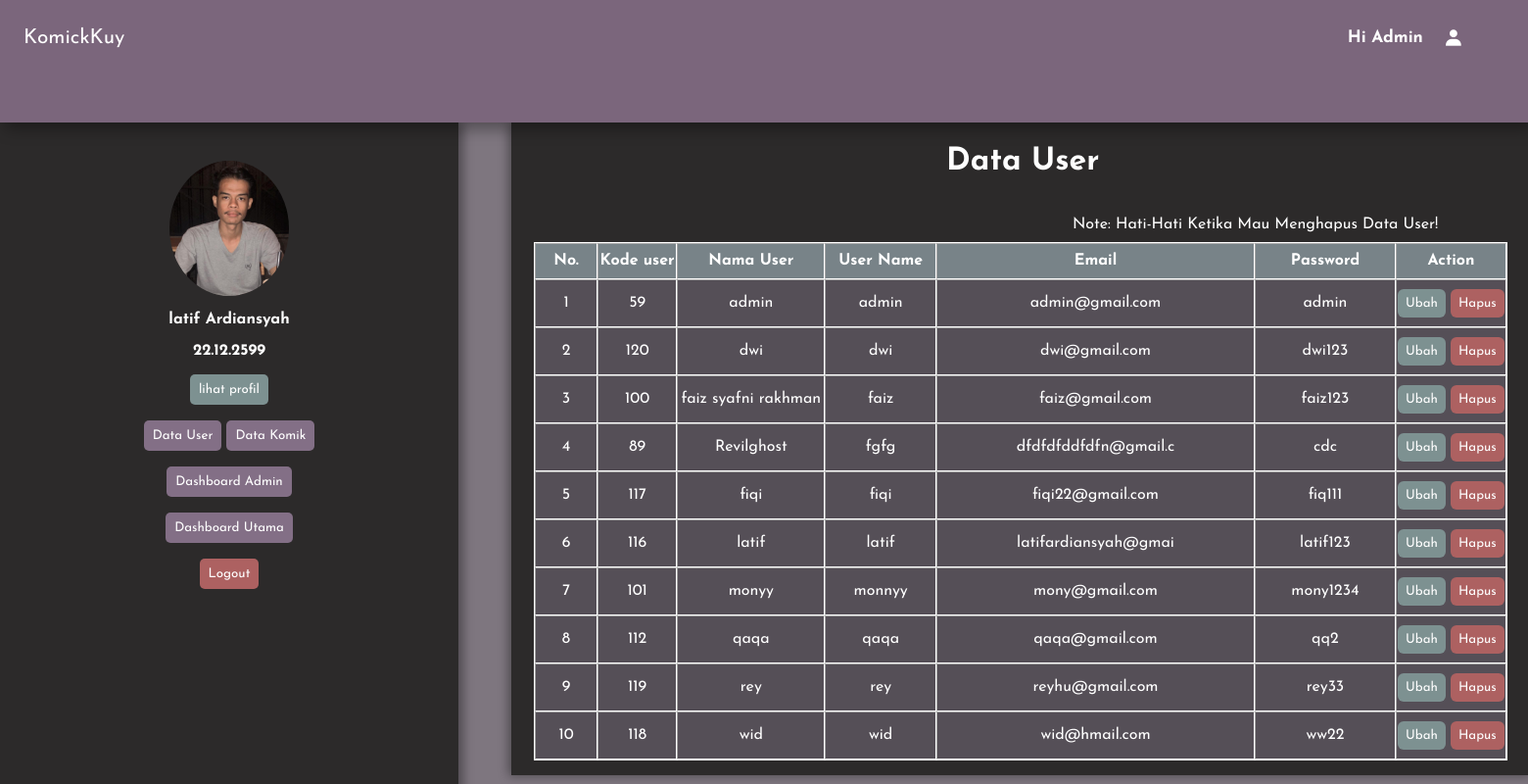
/data/datauser.php, run on the app's committed database.
### tables this page shows
CREATE TABLE `user_admin` (
  `kodeuser` int(10) NOT NULL,
  `nama` varchar(20) NOT NULL,
  `username` varchar(20) NOT NULL,
  `email` varchar(20) NOT NULL,
  `password` varchar(20) NOT NULL,
  `role` tinyint(4) NOT NULL
);

### data/datauser.php (the view, shortened to what this page needs)
<!DOCTYPE html>
<html lang="en">
<head>
    <link href='https://unpkg.com/boxicons@2.1.4/css/boxicons.min.css' rel='stylesheet'>
</head>
<body>
    <header>
        <nav>
            <a href="../dashboardAdmin/index.html">KomickKuy</a>
            <ul id="menu-list" class="hidden">
                <li>
                    <h5>Hi Admin</h5>
                </li>
                <i class='bx bxs-user'></i>
            </ul>
        </nav>
    </header>
    <div class="con">
        <div class="admin">
            <img src="../dashboardAdmin/img/IMG-20210520-WA0013.jpg" alt="">
            <h4>latif Ardiansyah</h4>
            <h4>22.12.2599</h4>
            <div class="button">
                <a href="../dashboardAdmin/profiladmin.php"><button id="profil">lihat profil</button></a>
            </div>
            <div class="button">
                <a href="datauser.php"><button>Data User</button></a>
                <a href="datakomik.php"><button>Data Komik</button></a>
            </div>
            <a href="../dashboardAdmin/index.php" class="button" id="dash"><button>Dashboard Admin</button></a>
            <a href="dashUtama.php" class="button"><button>Dashboard Utama</button></a>
            <a href="../dashboardAdmin/logout.php" class="logout"><button>Logout</button></a>
        </div>
        <div id="datauser" class="tabel">
            <h1>Data User</h1>
            <p>Note: Hati-Hati Ketika Mau Menghapus Data User!</p>
            <table id="tabeluser" width="720" border="1" cellpadding="5" cellspacing="0">
                <tr>
                    <th width="30"> No. </th>
                    <th width="30"> Kode user</th>
                    <th width="30"> Nama User </th>
                    <th width="30"> User Name</th>
                    <th width="30"> Email </th>
                    <th width="30"> Password</th>
                    <th width="30"> Action</th>
                </tr>
                <?php
                include "dataBaseKomicKuy.php";
                $sql = "SELECT `kodeuser`, `nama`, `username`, `email`,
                `password` FROM user_admin ORDER BY username";
                $hasil = mysqli_query($connect, $sql);
                $no = 1;
                while ($data = mysqli_fetch_array($hasil)) {
                ?>
                    <tr>
                        <td><?php echo $no; ?></td>
                        <td><?php echo $data['kodeuser']; ?></td>
                        <td><?php echo $data['nama']; ?></td>
                        <td><?php echo $data['username']; ?></td>
                        <td><?php echo $data['email']; ?></td>
                        <td><?php echo $data['password']; ?></td>
                        <td class="button">
                            <a href="ubahdatauser.php?username=<?php echo $data['username']; ?>"><button class="ubah">Ubah</button></a>
                            <a href="deleteuser.php?username=<?php echo $data['username']; ?>">
                                <button class="hapus">Hapus</button>
                            </a>
                        </td>
                    </tr>
                <?php
                    $no++;
                }
                echo "</table>";
                ?>
        </div>
    </div>
</body>
</html>

### data/datauser.php (style rules this page uses)
* { padding: 0; margin: 0; font-family: 'Josefin Sans', sans-serif; }
body { background-color: rgba(65, 53, 66, 0.676); overflow-x: hidden; }
header { position: fixed; width: 100%; height: 15.6vh; background-color: rgb(123, 102, 124); line-height: 30px; box-shadow: 5px 6px 15px rgba(0, 0, 0, 0.37); z-index: 1; }
nav { display: flex; padding: 1.5em; justify-content: space-between; align-items: center; }
nav ul { display: flex; align-items: center; gap: 1em; list-style: none; font-size: 1.3em; position: relative; right: 2em; }
nav a { color: white; text-decoration: none; font-size: 1.3em; }
nav ul li h5 { text-decoration: none; color: rgb(255, 255, 255); }
nav ul i { color: white; }
.con { display: flex; justify-content: center; align-items: center; height: 100vh; gap: 30px; }
.con .admin { display: flex; flex-direction: column; background-color: rgb(44, 42, 42); width: 30%; height: 86%; top: 15.5%; position: fixed; right: 70%; align-items: center; gap: 1em; box-shadow: 5px 1px 10px rgba(0, 0, 0, 0.37); }
.con .admin img { width: 26%; height: 20%; object-fit: cover; border-radius: 100%; margin-top: 2.5em; }
.con .admin h4 { color: white; }
.con .admin .button button { background-color: rgb(131, 111, 134); color: white; padding: 9px; border: none; border-radius: 5px; cursor: pointer; transition: transform 1s, 1s; }
.con .admin .button #profil { background-color: rgb(125, 145, 145); }
.con .admin .logout button { background-color: rgb(173, 97, 97); border: none; padding: 9px; border-radius: 5px; color: white; cursor: pointer; transition: transform 1s, 1s; }
.con .tabel { background-color: rgb(44, 42, 42); width: 65%; position: absolute; z-index: 0; right: -0.4%; top: -34.5%; color: white; padding: 15px; margin-top: 50vh; height: fit-content; box-shadow: -3px 1px 10px rgba(0, 0, 0, 0.37); }
#datauser h1 { text-align: center; margin-top: 10px; }
#datauser p { position: relative; top: 40px; left: 55%; }
#datauser #tabeluser { margin-top: 50px; width: 98%; text-align: center; margin-left: 0.5em; border: 1px solid white; line-height: 35px; }
.con .tabel table tr { background-color: rgb(120, 131, 136); }
.con .tabel table tr td { padding-top: 6px; padding-bottom: 6px; background-color: rgb(85, 79, 87); }
.con .tabel table tr .button button { border: none; border-radius: 6px; padding: 8px; cursor: pointer; background-color: rgb(125, 145, 145); color: white; }
.con .tabel table tr .button .hapus { background-color: rgb(173, 97, 97); }

### data on the page
user_admin: kodeuser "59", nama "admin", username "admin", email "admin@gmail.com", password "admin"
user_admin: kodeuser "120", nama "dwi", username "dwi", email "dwi@gmail.com", password "dwi123"
user_admin: kodeuser "100", nama "faiz syafni rakhman", username "faiz", email "faiz@gmail.com", password "faiz123"
user_admin: kodeuser "89", nama "Revilghost", username "fgfg", email "dfdfdfddfdfn@gmail.c", password "cdc"
user_admin: kodeuser "117", nama "fiqi", username "fiqi", email "fiqi22@gmail.com", password "fiq111"
user_admin: kodeuser "116", nama "latif", username "latif", email "latifardiansyah@gmai", password "latif123"
user_admin: kodeuser "101", nama "monyy", username "monnyy", email "mony@gmail.com", password "mony1234"
user_admin: kodeuser "112", nama "qaqa", username "qaqa", email "qaqa@gmail.com", password "qq2"
user_admin: kodeuser "119", nama "rey", username "rey", email "reyhu@gmail.com", password "rey33"
user_admin: kodeuser "118", nama "wid", username "wid", email "wid@hmail.com", password "ww22"
